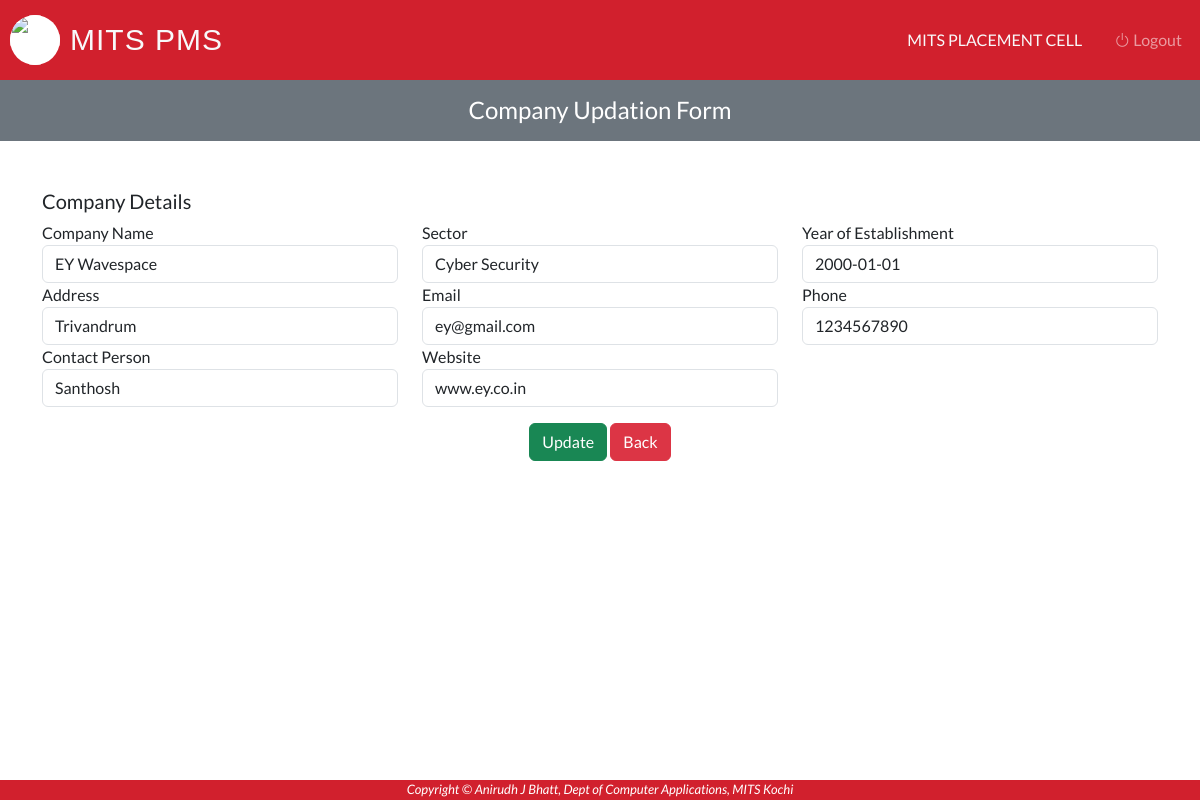
The app's page /Admin/update-company.php?C_ID=1001 (signed in) with its own data.
### tables this page shows
CREATE TABLE `company` (
  `C_ID` int(50) NOT NULL,
  `C_Name` varchar(50) NOT NULL,
  `C_Type` varchar(50) NOT NULL,
  `C_YOE` varchar(15) NOT NULL,
  `C_Address` varchar(100) NOT NULL,
  `C_Email` varchar(50) NOT NULL,
  `C_Phone` varchar(50) NOT NULL,
  `C_Person` varchar(50) NOT NULL,
  `C_Website` varchar(50) NOT NULL
);

### Admin/update-company.php (the view, shortened to what this page needs)
<?php
	require_once "../connection/connection.php";
    $C_ID = $_REQUEST['C_ID'];
    $query = "SELECT * FROM `Company` WHERE `C_ID` = '$C_ID'";
    $run = mysqli_query($con, $query);
    $row = mysqli_fetch_array($run);
?>
<!DOCTYPE html>
<html lang="en">
<head>
</head>
<body>
    <?php include('../Common/header.php') ?>
    <div class="col-xl-12 col-lg-12 col-md-12 w-100">
		<div class="bg-secondary text-center">
			<div class="table-one flex-wrap flex-md-no-wrap pt-3 pb-2 mb-3 text-white pl-3">
				<h4>Company Updation Form</h4>
			</div>
		</div>
	</div>
    <div class="container mt-5 mb-5">
        <form method="post" enctype="multipart/form-data" id="companyForm"  onsubmit="return validateForm()">
            <h5>Company Details</h5>
            <div class="row">
                <div class="col">
                    <label>Company Name</label>
                    <input type="text" class="form-control" value= "<?php echo $row['C_Name']; ?>" name="C_Name">
                </div>
                <div class="col">
                    <label>Sector</label>
                    <input type="text" class="form-control" value = "<?php echo $row['C_Type'] ?>" name="C_Type">
                </div>
                <div class="col">
                    <label>Year of Establishment</label>
                    <input type="text" class="form-control" value = "<?php echo $row['C_YOE'] ?>" name="C_YOE">
                </div>
            </div>
            <div class="row">
                <div class="col">
                    <label>Address</label>
                    <input type="text" class="form-control" value= "<?php echo $row['C_Address']; ?>" name="C_Address">
                </div>
                <div class="col">
                    <label>Email</label>
                    <input type="text" class="form-control" value= "<?php echo $row['C_Email']; ?>" name="C_Email">
                </div>
                <div class="col">
                    <label>Phone</label>
                    <input type="text" class="form-control" value= "<?php echo $row['C_Phone']; ?>" name="C_Phone">
                </div>
            </div>
            <div class="row">
                <div class="col-4">
                    <label>Contact Person</label>
                    <input type="text" class="form-control" value= "<?php echo $row['C_Person']; ?>" name="C_Person">
                </div>
                <div class="col-4">
                    <label>Website</label>
                    <input type="text" class="form-control" value= "<?php echo $row['C_Website']; ?>" name="C_Website">
                </div>
            </div>
            <div class='text-center mb-3 mt-3'>
                <input type="Submit" class="btn btn-success" value="Update" name = "update">
                <input type="Button" class="btn btn-danger" value="Back" onClick="window.close()">
            </div>
        </form>
    </div>
    <?php include('../Common/footer.php') ?>
</body>
</html>

### Css/style.css (style rules this page uses)
body { font-family: 'Lato', sans-serif; background-color: #ffffff; }

### Admin/update-company.php (style rules this page uses)
input { margin-bottom: 15px; }

### records on screen
company: C_Name "EY Wavespace", C_Type "Cyber Security", C_YOE "2000-01-01", C_Address "Trivandrum", C_Email "ey@gmail.com", C_Phone "1234567890", C_Person "Santhosh", C_Website "www.ey.co.in"

### other values on screen
$username "MITS PLACEMENT CELL"
